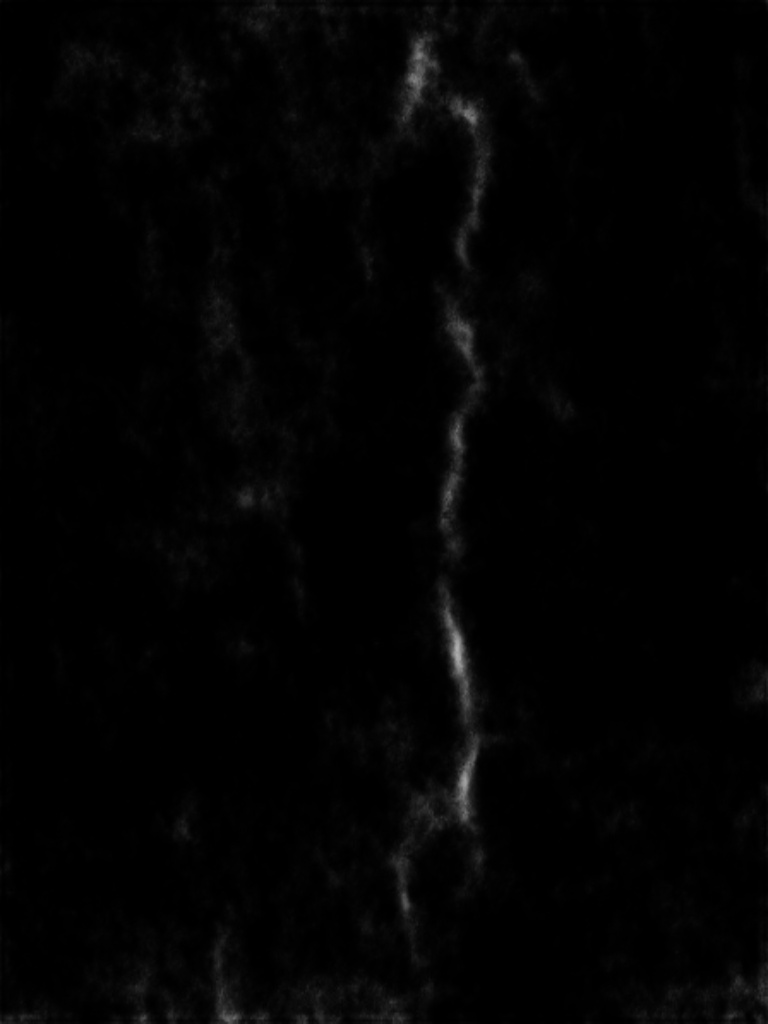
#> input picture resultados_rede/1.jpg, 768 x 1024 px; its folder holds 4 pictures in this run
$ python pixelcount.py
#> lines starting #> are read from the running program, lines starting #| are printed output that depends on the picture; after the words box and inside, x2 and y2 are one past the last pixel; in counts of white or black regions, pixels touching at a corner belong together; pictures that were not available may be replaced by others from this repository, and a replacement may not be noted
### find_paper.py
import cv2
import numpy as np


""" def find_paper(image)
        - image: image name of the image containing the qrcode for the detection of it
"""
def find_qrcode(image):

    # open the image in the "origin/" directory
    img = cv2.imread("origin/"+image)

    # convert it from color to black/white
    gray = cv2.cvtColor(img,cv2.COLOR_BGR2GRAY)

    # create a gamma table to apply to the image above
    invGamma = 1.0 / 0.3
    table = np.array([((i / 255.0) ** invGamma) * 255
    for i in np.arange(0, 256)]).astype("uint8")

    # apply gamma correction using the lookup table
    gray = cv2.LUT(gray, table)

    # apply threshold in the detection, adjusts have been made to get the best results by trial/error
    ret,thresh1 = cv2.threshold(gray,100,255,cv2.THRESH_BINARY)

    #thresh = cv2.adaptiveThreshold(gray,255,1,1,11,2)

    # find the contours of the qrcode
    contours, hierarchy = cv2.findContours(thresh1, cv2.RETR_TREE, cv2.CHAIN_APPROX_SIMPLE)

    # function to find the biggest qrcode
    def biggestRectangle(contours):
        #biggest = None
        max_area = 0
        indexReturn = -1
        # iterate through all
        for index in range(len(contours)):
                i = contours[index]
                #calculates area of the current qrcode
                area = cv2.contourArea(i)
                if area > 100:
                    perimeter = cv2.arcLength(i,True)
                    approx = cv2.approxPolyDP(i,0.1*perimeter,True)
                    #update when current area is bigger than the max area obtained until this point at time
                    if area > max_area:
                            #biggest = approx
                            max_area = area
                            indexReturn = index
        #return the index of the biggest qrcode
        return indexReturn

    # find the qrcode
    indexReturn = biggestRectangle(contours)

    # draw the contour
    hull = cv2.convexHull(contours[indexReturn])

    # fill the contour with color
    cv2.drawContours(img, [hull], 0, (0,0,255),3)
    cv2.fillPoly(img, pts=[hull], color=(0, 0, 255))

    # save the image of the contour and of the threshold(just for data gathering)
    cv2.imwrite('./contours/contoured_' + image, img)
    cv2.imwrite('./thresh/thresh_' + image,thresh1)

### utils.py
import pixelcount
import find_paper

""" func_m(image,type)
    - image: image name
    - type: will be used for selecting type of crack(longitudinal,crocodile, ...)
"""
def calc_pixels_e_area_qrcode(image,comp_real_qr, largura_real_qr):

    # QRCode - define real qrcode width and height in cm and calculate the area of the qrcode
    qr_area_real = largura_real_qr*comp_real_qr

    # call the function that detects the qrcode, contour and fill it and saves the image in a file
    find_paper.find_qrcode(image)

    # define the path for the image created above
    con = './contours/contoured_' + image

    # calculate the average pixel width of the qrcode in the image defined above, searching by pixel info
    qr_width = pixelcount.calc_pixels_qr_code_width(con, [254, 0, 0])

    # calculate the average pixel height of the qrcode in the image defined above, searching by pixel info - NOT USED - only used if necessary to calculate vertically, this means, by height - average pixel height - in case the crack used next is in horizontal orientation
    qr_height = pixelcount.calc_pixels_qr_code_height(con, [254, 0, 0])


    # calculate the crack pixel area
    qr_area = pixelcount.calc_pixels_qr_code(con,[254, 0, 0])


    print("--- Image:", image, "\n\tQRCode Nº Pixeis QRArea: ", qr_area, "\n\tQR Code Cm Reais: ", qr_area_real)

    return qr_area, qr_area_real, qr_width

### pixelcount.py
import os

import PIL
import numpy as np
from PIL import Image
import cv2
import utils


""" calc_pixels_qr_code(img, sought)
        - image: image path for the image that contains the qrcode detected, contoured and filled
        - sought: contour color to use in searching
"""
# [8 lines left out: function calc_pixels_qr_code, not called in this run]


""" calc_pixels_qr_code_width(img, sought)
        - image: image path for the image that contains the qrcode detected, contoured and filled
        - sought: contour color to use in searching
"""
# [29 lines left out: function calc_pixels_qr_code_width, not called in this run]

""" calc_pixels_qr_code_height(img, sought)
        - image: image path for the image that contains the qrcode detected, contoured and filled
        - sought: contour color to use in searching
"""
# [232 lines left out: functions calc_pixels_qr_code_height, detect_white_gray, calc_pixels_window, calc_pixels_width_by_line_comparison_not_equal_sought, calc_pixels_width, analyse_all_images, not called in this run]
#> in detect_white_gray, gray is the input picture: shape (1024, 768); min 0, max 174, mean 2.7
#> in detect_white_gray, `im = Image.fromarray(new_img)`:
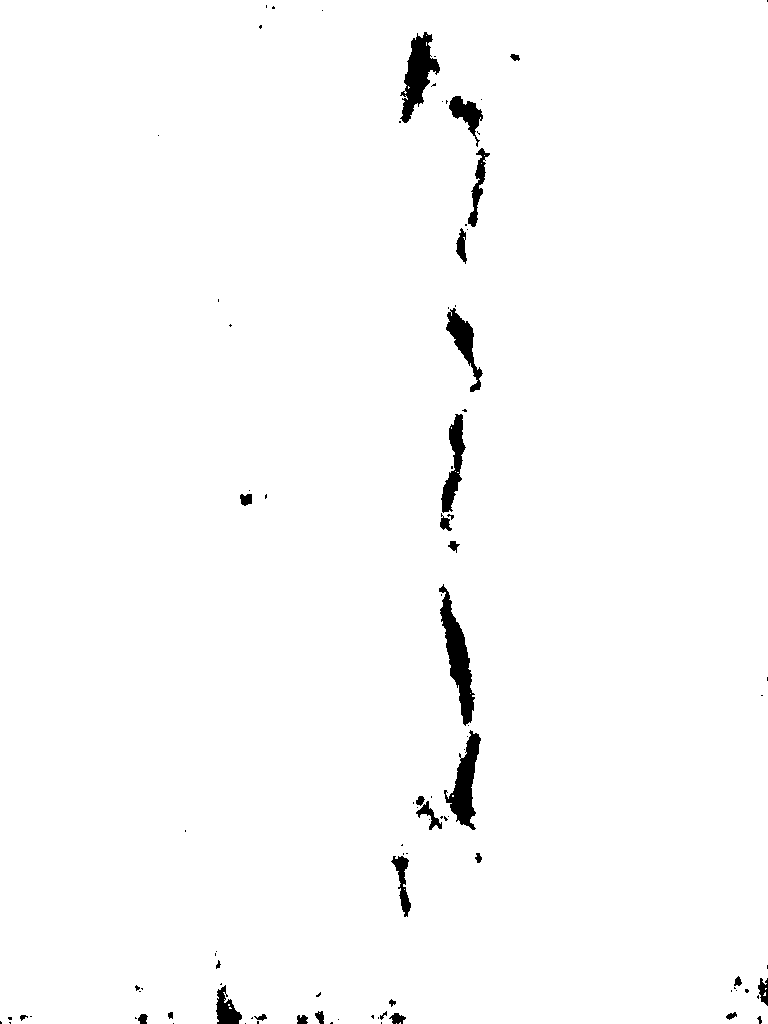
#> im: PIL image 768x1024 F; 98.5% white; 99 black regions (68 under 20 px), largest, box (x1, y1, x2, y2) and area: (439, 584, 475, 726) 1967, (400, 32, 440, 123) 1683, (444, 730, 481, 830) 1585
            im = np.array(Image.open("resultados_dimensoes/result_image_dimensions.jpg").convert('RGB'))

            qr_code_side = int(origin_image[0])

            qr_area, qr_area_real, qr_width = utils.calc_pixels_e_area_qrcode(origin_image,
                                                                              comp_real_qr=qr_code_side,
                                                                              largura_real_qr=qr_code_side)

            val = calc_pixels_width("resultados_dimensoes/result_image_dimensions.jpg", [0, 0, 0])

            # pixel correlation
            real_window_average_width = (val * qr_code_side) / qr_width

            # convert to mm
            real_window_average_width = real_window_average_width * 10

            print("\tDimensões Fenda: " + str(real_window_average_width) + " mm")


        except:
            continue


if __name__ == '__main__':
    analyse_all_images()
#> in find_qrcode, `ret,thresh1 = cv2.threshold(gray,100,255,cv2.THRESH_BINARY)`: thresh1: shape (1024, 768); every value is 0
#> in find_qrcode, `contours, hierarchy = cv2.findContours(thresh1, cv2.RETR_TREE, cv2.CHA..`: contours = []
#> after the loop in biggestRectangle, `for index in range(len(contours)):`: indexReturn = -1; max_area = 0
#> in find_qrcode, `indexReturn = biggestRectangle(contours)`: indexReturn = -1

$ run again, on resultados_rede/3croc_longe.jpg
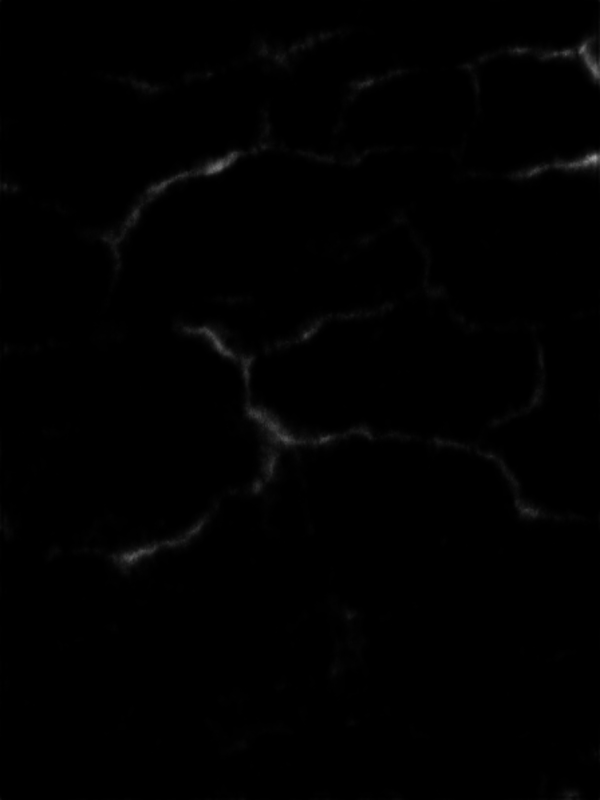
#> input picture resultados_rede/3croc_longe.jpg, 1200 x 1600 px (shown at 1/2 size)
#> in detect_white_gray, gray is the input picture: shape (1600, 1200); min 0, max 161, mean 1
#> in detect_white_gray, `im = Image.fromarray(new_img)`:
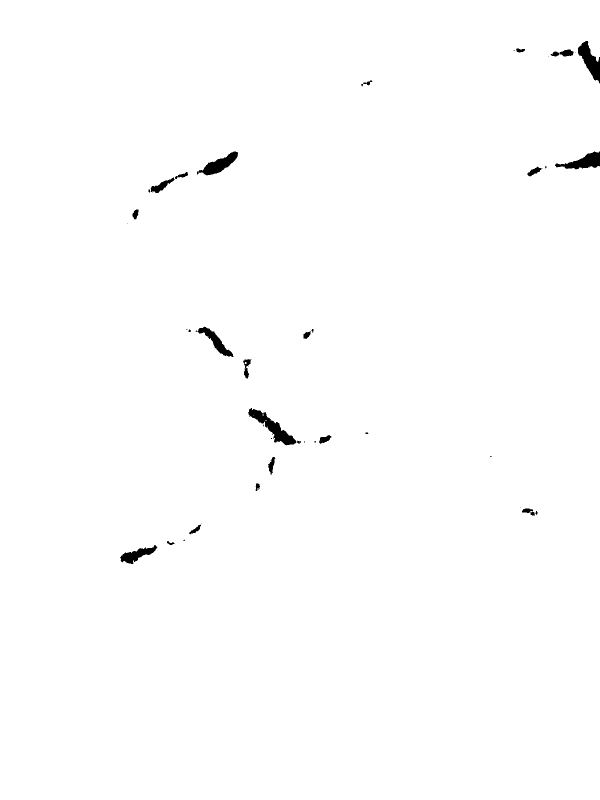
#> im: PIL image 1200x1600 F (shown at 1/2 size); 99.3% white; 44 black regions (19 under 20 px), largest, box (x1, y1, x2, y2) and area: (496, 816, 593, 891) 2140, (1156, 82, 1200, 167) 1718, (394, 303, 476, 351) 1570
#> thresh1: shape (1600, 1200); every value is 0
#> contours = []
#> after the loop in biggestRectangle, `for index in range(len(contours)):`: indexReturn = -1; max_area = 0
#> in find_qrcode, `indexReturn = biggestRectangle(contours)`: indexReturn = -1
